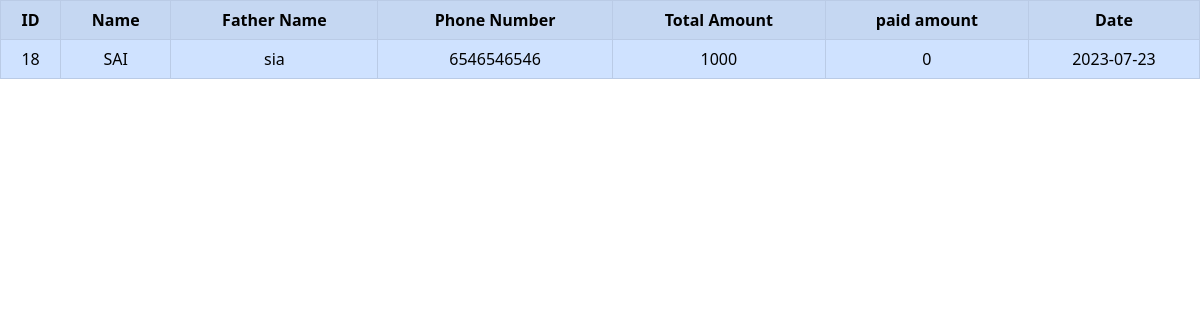
The app's page /finance/datalist.php, older data.
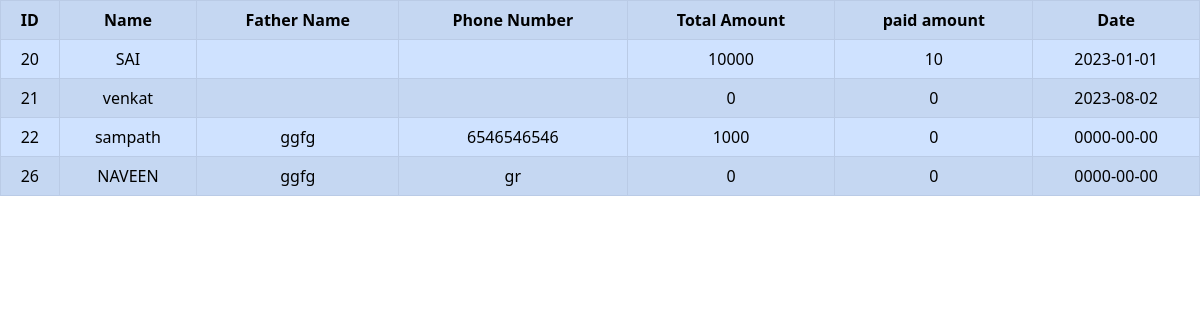
The same page, newer data.
### tables this page shows
CREATE TABLE `data` (
  `id` int(11) NOT NULL,
  `name` varchar(20) NOT NULL,
  `fathername` varchar(20) NOT NULL,
  `phoneno` varchar(10) NOT NULL,
  `totalamount` int(11) NOT NULL,
  `paidamount` int(11) NOT NULL,
  `date` date NOT NULL,
  `status` int(11) NOT NULL
);

### finance/datalist.php (the view, shortened to what this page needs)
<html lang="en">
<head>
    <link rel="stylesheet" href="./bootstrap.min.css">
</head>
<body>
    <table class="table table-bordered table-striped table-primary table-responsive text-center">
        <tr>
            <th>ID</th>
            <th>Name</th>
            <th>Father Name</th>
            <th>Phone Number</th>
            <th>Total Amount</th>
            <th>paid amount</th>
            <th>Date</th>
        </tr>
        <?php
        $conn=mysqli_connect("localhost","root","","database");
        $sql="select * from `data`";
        $result=mysqli_query($conn,$sql);
        while($row=mysqli_fetch_assoc($result)){
        ?>
        <tr>
            <td><?php echo $row['id'];?></td>
            <td><?php echo $row['name'];?></td>
            <td><?php echo $row['fathername'];?></td>
            <td><?php echo $row['phoneno'];?></td>
            <td><?php echo $row['totalamount'];?></td>
            <td><?php echo $row['paidamount'];?></td>
            <td><?php echo $row['date'];?></td>
        </tr>
        <?php } ?>
    </table>
</body>
</html>

Row changes from the older to the newer data that the page shows:
removed data: id "18", name "SAI", fathername "sia", phoneno "6546546546", totalamount "1000", paidamount "0", date "2023-07-23"
added data: id "20", name "SAI", totalamount "10000", paidamount "10", date "2023-01-01"
added data: id "21", name "venkat", totalamount "0", paidamount "0", date "2023-08-02"
added data: id "22", name "sampath", fathername "ggfg", phoneno "6546546546", totalamount "1000", paidamount "0", date "0000-00-00"
added data: id "26", name "NAVEEN", fathername "ggfg", phoneno "gr", totalamount "0", paidamount "0", date "0000-00-00"
